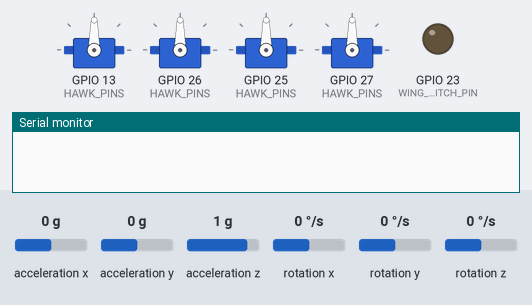
Bench run of a program on a simulated ESP32. Parts: 4 × servo, output pins drawn as LEDs (lit = HIGH), the last lines printed to the serial monitor. Inputs (shaded band) come from the test bench; at power-on: acceleration x 0 g, acceleration y 0 g, rotation x 0 °/s, rotation y 0 °/s, acceleration z 1 g, rotation z 0 °/s. Nothing arrives over Bluetooth unless stated.

Above: at 0.1 s.
At 1.4 s:
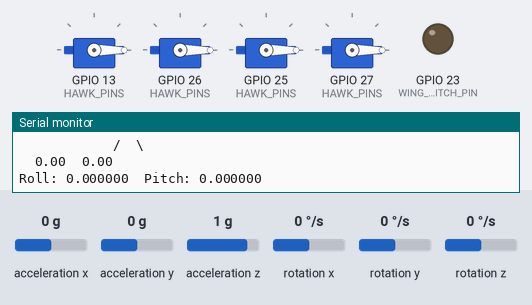
1.5 s: acceleration x set to -0.8 g
4.5 s: acceleration y set to 0.8 g
7.5 s: rotation x set to -192 °/s
10.5 s: rotation y set to -192 °/s
Timing chart, 0 to 13.5 s (numbered marks = the images above; inputs shaded):
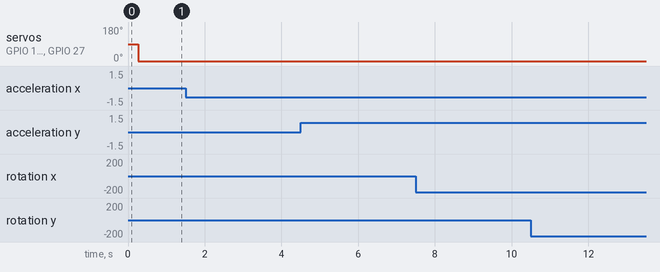

The program:

main.cpp
```cpp
#include <Arduino.h>

#include "definitions/definitions.h"
#include "hawk/hawk.h"
#include "controller/dualsense/dualsense.h"
#include "hawk/sensors/motion/motion.h"
#include "structs/structs.h"

Hawk hawk((int[]) HAWK_PINS);
DualSense dualSense;

void setup() {
  Serial.begin(9600);
  while(!Serial);

  delay(100);
  Wire.begin();
  delay(100);
  dualSense.connect();
  hawk.initialize();
}

void loop() {
  if (!dualSense.isConnected()) {
    // Do nothing if DualSense controller is not connected
    return;
  }

  if (dualSense.isCalibrationRequested() && !hawk.isFlying()) {
    hawk.calibrate();
    dualSense.resetCalibrationFlags();
    return;
  }

  hawk.followInstruction(dualSense.readInstruction());
}
```

dualsense.cpp
```cpp
#include <ps5Controller.h>
#include <esp32-hal-timer.h>
#include <math.h>

#include "dualsense.h"
#include "utils/utils.h"
#include "definitions/definitions.h"

DualSense::DualSense() {
    calibrationRequestStartTime = DEFAULT_CALIBRATION_START_TIME;
    calibrationInProgress = false;
    rampUpStartTime = DEFAULT_RAMP_UP_START_TIME;
}

void DualSense::connect() {
    ps5.begin(DUALSENSE_MAC_ADDRESS);

    while (!ps5.isConnected()) {
        Serial.println("Connecting to DualSense controller..");
        blink(1000, 1000);
    }
}

bool DualSense::isConnected() {
    return ps5.isConnected();
}

bool DualSense::isCalibrationRequested() {
    if (calibrationInProgress) {
        return false;
    }
    if (ps5.L1() && ps5.L2() && ps5.R1() && ps5.R2()) {
        if (calibrationRequestStartTime == DEFAULT_CALIBRATION_START_TIME) {
            calibrationRequestStartTime = esp_timer_get_time();
        }
        double elapsedTime = (double) (esp_timer_get_time () - calibrationRequestStartTime) / CLOCKS_PER_SEC;
        if (elapsedTime >= CALIBRATION_DURATION_IN_SECONDS) {
            calibrationInProgress = true;
            return true;
        }
    } else {
        calibrationRequestStartTime = DEFAULT_CALIBRATION_START_TIME;
    }
    return false;
}

void DualSense::resetCalibrationFlags() {
    calibrationRequestStartTime = DEFAULT_CALIBRATION_START_TIME;
    calibrationInProgress = false;
}

Instruction DualSense::readInstruction() {
    long currentTime = millis();
    long elapsedTime = currentTime - rampUpStartTime;

    double deltaThrottle = 0;

    if (ps5.R2() && rampUpStartTime != DEFAULT_RAMP_UP_START_TIME) {
        deltaThrottle += ((double) ps5.R2Value() / MAX_L2_AND_R2_VALUE) * elapsedTime * RAMP_UP_STEP_SIZE;
    }

    if (ps5.L2() && rampUpStartTime != DEFAULT_RAMP_UP_START_TIME) {
        deltaThrottle -= ((double) ps5.L2Value() / MAX_L2_AND_R2_VALUE) * elapsedTime * 2 * RAMP_UP_STEP_SIZE;
    }

    double deltaRoll = 0;
    if (abs(ps5.LStickX()) > 20) {
        deltaRoll = (double) ps5.LStickX() / (ps5.LStickX() < 0 ? -1 * MIN_JOYSTICK_VALUE : MAX_JOYSTICK_VALUE) * elapsedTime * ROLL_AND_PITCH_STEP_SIZE;
    }

    double deltaPitch = 0;
    if (abs(ps5.LStickY()) > 20) {
        deltaPitch = (double) ps5.LStickY() / (ps5.LStickY() < 0 ? -1 * MIN_JOYSTICK_VALUE : MAX_JOYSTICK_VALUE) * elapsedTime * ROLL_AND_PITCH_STEP_SIZE;
    }

    Instruction instruction;

    instruction.deltaThrottle = deltaThrottle;
    instruction.deltaRoll = deltaRoll;
    instruction.deltaPitch = deltaPitch;

    if (ps5.Triangle()) {
        instruction.manualModeWingFlags[FRONT_LEFT_WING] = true;
    } else {
        instruction.manualModeWingFlags[FRONT_LEFT_WING] = false;
    }

    if (ps5.Circle()) {
        instruction.manualModeWingFlags[FRONT_RIGHT_WING] = true;
    } else {
        instruction.manualModeWingFlags[FRONT_RIGHT_WING] = false;
    }

    if (ps5.Cross()) {
        instruction.manualModeWingFlags[REAR_RIGHT_WING] = true;
    } else {
        instruction.manualModeWingFlags[REAR_RIGHT_WING] = false;
    }

    if (ps5.Square()) {
        instruction.manualModeWingFlags[REAR_LEFT_WING] = true;
    } else {
        instruction.manualModeWingFlags[REAR_LEFT_WING] = false;
    }

    rampUpStartTime = currentTime;
    return instruction;
}
```

dualsense.h
```cpp
#include "structs/structs.h"
#include "definitions/definitions.h"

#ifndef DUALSENSE_H
#define DUALSENSE_H

class DualSense {
    private:
        long calibrationRequestStartTime;
        bool calibrationInProgress;
        long rampUpStartTime;
    public:
        DualSense();

        void connect();
        bool isConnected();
        bool isCalibrationRequested();
        void resetCalibrationFlags();
        Instruction readInstruction();
};

#endif
```

definitions.h
```cpp
#define NAME "HawkEye"
#define MIN_PULSE 1000
#define MAX_PULSE 2000
#define WING_COUNT 4
#define HAWK_PINS {13, 26, 25, 27}
#define FRONT_LEFT_WING 0
#define FRONT_RIGHT_WING 1
#define REAR_RIGHT_WING 2
#define REAR_LEFT_WING 3
#define MAX_WING_THROTTLE 100.0
#define LIMITED_MAX_WING_THROTTLE 35.0
#define MIN_WING_THROTTLE 0.0
#define MAX_ROLL_AND_PITCH_VALUE 90.0
#define LIMITED_MAX_ROLL_AND_AND_PITCH_VALUE 30
#define LIMITED_MIN_ROLL_AND_AND_PITCH_VALUE -30
#define LSB_PER_G 4096.0
#define LSB_PER_DEGREE_PER_S 65.5
#define ACCELERATION_DUE_TO_GRAVITY 9.80665
#define UNDEFINED -999999
#define SMOOTHENING_FACTOR 0.2
#define RADIANS_TO_DEGREES_RATIO 180.0 / PI
#define DEGREES_TO_RADIANS_RATIO PI / 180.0
#define ROLL_AND_PITCH_CALIBRATION_ALPHA 0.5
#define MOTION_SENSOR_CALIBRATION_INTERVAL 10
#define MOTION_SENSOR_CALIBRATION_SAMPLE_COUNT 100
#define DUALSENSE_MAC_ADDRESS "4C:B9:9B:FB:F5:9A"
#define DEFAULT_CALIBRATION_START_TIME -1
#define CALIBRATION_DURATION_IN_SECONDS 5.0
#define MAX_L2_AND_R2_VALUE 255
#define MAX_JOYSTICK_VALUE 127
#define MIN_JOYSTICK_VALUE -128
#define RAMP_UP_DURATION 2000.0
#define DEFAULT_RAMP_UP_START_TIME -1
#define RAMP_UP_STEP_SIZE (double) LIMITED_MAX_WING_THROTTLE / RAMP_UP_DURATION
#define ROLL_AND_PITCH_DURATION 1000.0
#define ROLL_AND_PITCH_STEP_SIZE (double) LIMITED_MAX_ROLL_AND_AND_PITCH_VALUE / ROLL_AND_PITCH_DURATION
#define WING_SWITCH_PIN 23
```

hawk.cpp
```cpp
#include <math.h>

#include "hawk/hawk.h"
#include "utils/utils.h"
#include "definitions/definitions.h"
#include "structs/structs.h"

Hawk::Hawk(int pins[WING_COUNT]) {
    for (int i = 0; i < WING_COUNT; i++) {
        wingPins[i] = pins[i];
    }

    for (int i = 0; i < WING_COUNT; i++) {
        wings[i].attach(pins[i], MIN_PULSE, MAX_PULSE);
    }
    isCalibrating = false;
}

void Hawk::initialize() {
    pinMode(WING_SWITCH_PIN, OUTPUT);
    motionSensor.initialize();
}

void Hawk::disableWings() {
    digitalWrite(WING_SWITCH_PIN, HIGH);
}

void Hawk::enableWings() {
    digitalWrite(WING_SWITCH_PIN, LOW);
}

void Hawk::calibrate() {
    disableWings();

    isCalibrating = true;
    Serial.println("Calibrating motion sensor..");
    motionSensor.calibrate();
    Serial.println("Calibrating motors..");

    std::fill(wingThrottles, wingThrottles + WING_COUNT, 100.0);
    adjustThrottles();
    enableWings();
    blink(1000, 2000);
    std::fill(wingThrottles, wingThrottles + WING_COUNT, 0.0);
    adjustThrottles();
    blink(1000, 2000);
    std::fill(wingThrottles, wingThrottles + WING_COUNT, 5.0);
    adjustThrottles();
    blink(1000, 5000);
    std::fill(wingThrottles, wingThrottles + WING_COUNT, 0.0);
    adjustThrottles();
    Serial.println("Calibration finished");
    isCalibrating = false;
}

void Hawk::adjustThrottles() {
    if (!isCalibrating) {
        balance();
    }

    printThrottles();
    for (int i = 0; i < WING_COUNT; i++) {
        if (wingThrottles[i] > MAX_WING_THROTTLE || wingThrottles[i] < MIN_WING_THROTTLE) {
            Serial.println("Invalid throttle! Acceptable range is [0.0 to 100.0]");
            throw std::runtime_error("Invalid throttle! Acceptable range is [0.0 to 100.0]");
        }
    }

    for (int i = 0; i < WING_COUNT; i++) {
        int pulse = MIN_PULSE + wingThrottles[i] * 10;
        wingThrottles[i] = wingThrottles[i];
        wings[i].writeMicroseconds(pulse);
    }
}

bool Hawk::isFlying() {
    for (int i = 0; i < WING_COUNT; i++) {
        if (wingThrottles[i] != 0) {
            return true;
        }
    }
    return false;
}

void Hawk::followInstruction(Instruction instruction) {
    bool isManual = false;

    for (int i = 0; i < WING_COUNT; i++) {
        isManual = isManual || instruction.manualModeWingFlags[i];
    }

    if (!isManual) {
        for (int i = 0; i < WING_COUNT; i++) {
            wingThrottles[i] = min(max(MIN_WING_THROTTLE, (double) wingThrottles[i] + instruction.deltaThrottle), LIMITED_MAX_WING_THROTTLE);
        }
        adjustThrottles();
        return;
    }

    for (int i = 0; i < WING_COUNT; i++) {
        if (instruction.manualModeWingFlags[i]) {
            wingThrottles[i] = min(max(MIN_WING_THROTTLE, (double) wingThrottles[i] + instruction.deltaThrottle), LIMITED_MAX_WING_THROTTLE);
        }
    }
    adjustThrottles();
}

void Hawk::balance() {
    motionSensor.sense();
    Serial.printf("Roll: %f\tPitch: %f\n", motionSensor.getRoll(), motionSensor.getPitch());
}

void Hawk::printThrottles() {
    Serial.printf("\t%.2f\t%.2f\n", wingThrottles[FRONT_LEFT_WING], wingThrottles[FRONT_RIGHT_WING]);
    Serial.println("            \\  /");
    Serial.println("            /  \\");
    Serial.printf("\t%.2f\t%.2f\n", wingThrottles[REAR_LEFT_WING], wingThrottles[REAR_RIGHT_WING]);
}
```

hawk.h
```cpp
#include <ESP32Servo.h>

#include "structs/structs.h"
#include "definitions/definitions.h"
#include "hawk/sensors/motion/motion.h"

#ifndef HAWK_H
#define HAWK_H

class Hawk {
    private:
        Servo wings[WING_COUNT];
        MotionSensor motionSensor;
        int wingPins[WING_COUNT];
        double wingThrottles[WING_COUNT];
        bool isCalibrating;

        void adjustThrottles();
        void balance();
        void printThrottles();

    public:
        Hawk(int wingPins[WING_COUNT]);

        void initialize();
        void calibrate();
        bool isFlying();
        void disableWings();
        void enableWings();
        void followInstruction(Instruction Instruction);
};

#endif
```

motion.cpp
```cpp
#include <MPU6050.h>
#include <Wire.h>
#include "hawk/sensors/motion/motion.h"
#include "utils/utils.h"
#include "definitions/definitions.h"

MotionSensor::MotionSensor() {
    initialize();
}

void MotionSensor::initialize() {
    delay(10);
    sensor.initialize();
    delay(10);

    sensor.setFullScaleAccelRange(MPU6050_ACCEL_FS_8);
    sensor.setFullScaleGyroRange(MPU6050_GYRO_FS_500);

    startTime = UNDEFINED;
    previousAccelerationX = UNDEFINED;
    previousAccelerationY = UNDEFINED;
    previousAccelerationZ = UNDEFINED;
    previousGyroscopeX = UNDEFINED;
    previousGyroscopeY = UNDEFINED;
    previousGyroscopeZ = UNDEFINED;
    pitchFromGyroscope = UNDEFINED;
    rollFromGyroscope = UNDEFINED;
    pitchFromAccelerometer = UNDEFINED;
    rollFromAccelerometer = UNDEFINED;
}

void MotionSensor::calibrate() {
    initialize();
    sensor.CalibrateAccel();
    sensor.CalibrateGyro();
}

void MotionSensor::sense() {
    int16_t rawAccelerationX, rawAccelerationY, rawAccelerationZ, rawRotationRateX, rawRotationRateY, rawRotationRateZ;
    sensor.getAcceleration(&rawAccelerationX, &rawAccelerationY, &rawAccelerationZ);
    sensor.getRotation(&rawRotationRateX, &rawRotationRateY, &rawRotationRateZ);

    double accelerationX = lowPassFilter(rawAccelerationX / LSB_PER_G * ACCELERATION_DUE_TO_GRAVITY, previousAccelerationX, SMOOTHENING_FACTOR);
    double accelerationY = lowPassFilter(rawAccelerationY / LSB_PER_G * ACCELERATION_DUE_TO_GRAVITY, previousAccelerationY, SMOOTHENING_FACTOR);
    double accelerationZ = lowPassFilter(rawAccelerationZ / LSB_PER_G * ACCELERATION_DUE_TO_GRAVITY, previousAccelerationZ, SMOOTHENING_FACTOR);

    previousAccelerationX = accelerationX;
    previousAccelerationY = accelerationY;
    previousAccelerationZ = accelerationZ;

    if (pitchFromGyroscope == UNDEFINED) {
        rollFromGyroscope =  atan2(accelerationY, accelerationZ) * RADIANS_TO_DEGREES_RATIO;
        pitchFromGyroscope = atan2(-accelerationX, sqrt(accelerationY * accelerationY + accelerationZ * accelerationZ)) * RADIANS_TO_DEGREES_RATIO;
        startTime = millis();
    } else {
        double deltaTime = (millis() - startTime) / 1000.0;
        startTime = millis();
        rollFromGyroscope = getRoll() + lowPassFilter(deltaTime * rawRotationRateX / LSB_PER_DEGREE_PER_S, previousGyroscopeX, SMOOTHENING_FACTOR);
        pitchFromGyroscope = getPitch() + lowPassFilter(deltaTime * rawRotationRateY / LSB_PER_DEGREE_PER_S, previousGyroscopeY, SMOOTHENING_FACTOR);
        previousGyroscopeX = lowPassFilter(deltaTime * rawRotationRateX / LSB_PER_DEGREE_PER_S, previousGyroscopeX, SMOOTHENING_FACTOR);
        previousGyroscopeY = lowPassFilter(deltaTime * rawRotationRateY / LSB_PER_DEGREE_PER_S, previousGyroscopeY, SMOOTHENING_FACTOR);
        previousGyroscopeZ = lowPassFilter(deltaTime * rawRotationRateZ / LSB_PER_DEGREE_PER_S, previousGyroscopeZ, SMOOTHENING_FACTOR);
    }

    pitchFromAccelerometer = atan2(-accelerationX, sqrt(accelerationY * accelerationY + accelerationZ * accelerationZ)) * RADIANS_TO_DEGREES_RATIO;
    rollFromAccelerometer = atan2(accelerationY, accelerationZ) * RADIANS_TO_DEGREES_RATIO;
}

double MotionSensor::getRoll() {
    return lowPassFilter(rollFromAccelerometer, rollFromGyroscope, 0.02);
}

double MotionSensor::getPitch() {
    return lowPassFilter(pitchFromAccelerometer, pitchFromGyroscope, 0.02);
}
```

motion.h
```cpp
#include <MPU6050.h>

#include "structs/structs.h"

#ifndef MOTION_SENSE_H
#define MOTION_SENSE_H

class MotionSensor {
    private:
        MPU6050 sensor;
        long startTime;
        double previousGyroscopeX;
        double previousGyroscopeY;
        double previousGyroscopeZ;
        double previousAccelerationX;
        double previousAccelerationY;
        double previousAccelerationZ;
        double pitchFromGyroscope;
        double rollFromGyroscope;
        double pitchFromAccelerometer;
        double rollFromAccelerometer;

    public:
        MotionSensor();
        void initialize();
        void calibrate();
        void sense();
        double getRoll();
        double getPitch();
};

#endif
```

structs.h
```cpp
#include "definitions/definitions.h"

#ifndef STRUCTS_H
#define STRUCTS_H

struct Instruction {
    double deltaThrottle;
    double deltaRoll;
    double deltaPitch;
    bool manualModeWingFlags[WING_COUNT];
};

#endif
```

utils.cpp
```cpp
#include <Arduino.h>
#include "definitions/definitions.h"

void blink(int blinkRate, int blinkDuration) {
  pinMode(LED_BUILTIN, OUTPUT);
  for (int i = 0; i < blinkDuration; i += blinkRate) {
    digitalWrite(LED_BUILTIN, HIGH);
    delay((double) blinkRate / 2);
    digitalWrite(LED_BUILTIN, LOW);
    delay((double) blinkRate / 2);
  }
}

double lowPassFilter(double currentValue, double previousValue, double alpha) {
  return alpha * currentValue + (1 - alpha) * (previousValue == UNDEFINED ? currentValue : previousValue);
}
```

utils.h
```cpp
#ifndef UTILS_H

#define UTILS_H

void blink(int blinkRate, int blinkDuration);
double lowPassFilter(double currentValue, double previousValue, double alpha);

#endif
```
